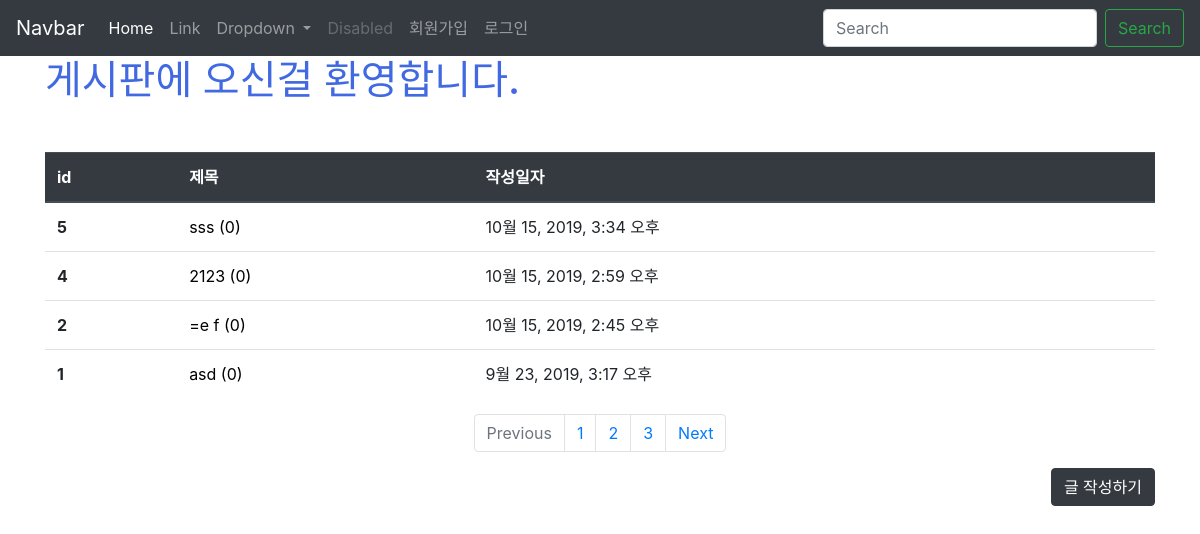
The app's page /articles/ with its own data.
### articles/models.py (models this page shows, shortened)
class Article(models.Model):    # models.Model 을 상속 받는 형식으로 쓴다. ~.~.get()으로 앞으로 데이터 사용하는게 여기 들어있거든
    title = models.CharField(max_length=10)  # 기사의 제목을 변수값으로 가지는데 그것은 캐릭터 필드이다. (일종의 스키마를 정의하는거야)
    content = models.TextField()
    image = models.ImageField(blank=True)
    image_thumbnail = ImageSpecField(
        processors=[ResizeToFill(300, 300)],
        format='JPEG',
        options={'quality':80},
    )
    created_at = models.DateTimeField(auto_now_add=True)
    updated_at = models.DateTimeField(auto_now=True)      # 이런식으로 다양한 필드 생성 가능. 다 쓰고나서

### articles/views.py (the view)
# urls.py: path('',views.index, name='index'),
def index(request):
    articles = Article.objects.order_by('-id') # 작성
    context = {
        'articles': articles
    }
    return render(request, 'articles/index.html', context)

### articles/templates/articles/index.html (shortened to what this page needs)
{% extends 'articles/base.html' %}
{% load static %}
{% block css %}
<link rel="stylesheet" href="{% static 'articles/style.css' %}">
{% endblock %}
{% block body %}
<h1 class="title">게시판에 오신걸 환영합니다.</h1>
<table class="table mt-5">
  <thead class="thead-dark">
    <tr>
      <th scope="col">id</th>
      <th scope="col">제목</th>
      <th scope="col">작성일자</th>
    </tr>
  </thead>
  <tbody>
    {% for article in articles %}
    <tr>
      <th scope="row">{{article.id}}</th>
      <td><a href="{% url 'articles:detail' article.pk%}" style="color:black; text-decoration: none;">{{article.title}} ({{article.comment_set.all.count}})</a></td>
      <td>{{article.created_at}}</td>
    </tr>
    {% endfor %}
  </tbody>
</table>
<nav aria-label="Page navigation example">
  <ul class="pagination justify-content-center">
    <li class="page-item disabled">
      <a class="page-link" href="#" tabindex="-1" aria-disabled="true">Previous</a>
    </li>
    <li class="page-item"><a class="page-link" href="#">1</a></li>
    <li class="page-item"><a class="page-link" href="#">2</a></li>
    <li class="page-item"><a class="page-link" href="#">3</a></li>
    <li class="page-item">
      <a class="page-link" href="#">Next</a>
    </li>
  </ul>
</nav>
<div class="d-flex justify-content-end">
    <a class="btn btn-dark " href="{% url 'articles:create' %}" role="button">글 작성하기</a>
</div>
  {% endblock %}

### articles/static/articles/style.css (style rules this page uses)
.title { color: royalblue }

### records on screen
Article: id "5", title "sss", comment_set.all.count "0", created_at "10월 15, 2019, 3:34 오후"
Article: id "4", title "2123", comment_set.all.count "0", created_at "10월 15, 2019, 2:59 오후"
Article: id "2", title "=e f", comment_set.all.count "0", created_at "10월 15, 2019, 2:45 오후"
Article: id "1", title "asd", comment_set.all.count "0", created_at "9월 23, 2019, 3:17 오후"
